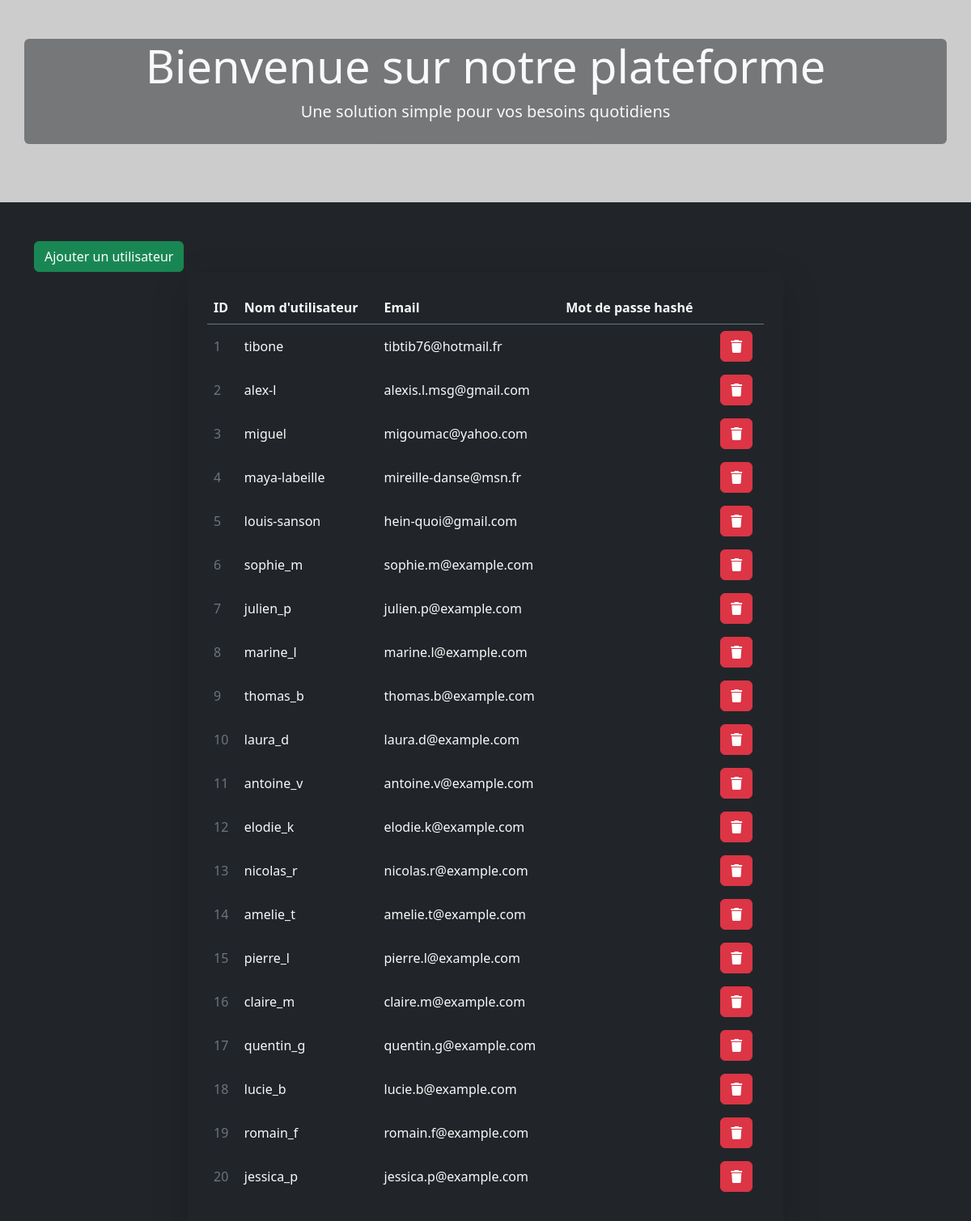
Page /Initial/1_PHP/EXEMPLE_ET_EP/13_BONUS/ajout-suppression-affichage/index.php on the committed database.
### tables this page shows
CREATE TABLE users (
    id INTEGER PRIMARY KEY AUTO_INCREMENT,
    username VARCHAR(150) NOT NULL UNIQUE,
    email VARCHAR(255) NOT NULL UNIQUE,
    password VARCHAR(255) NOT NULL,
    created_at TIMESTAMP NOT NULL DEFAULT CURRENT_TIMESTAMP,
    updated_at TIMESTAMP NOT NULL DEFAULT CURRENT_TIMESTAMP
);

### Initial/1_PHP/EXEMPLE_ET_EP/13_BONUS/ajout-suppression-affichage/fonction_bdd.php (called while the page is built, shortened)
<?php
function recupererUtilisateurs(PDO $connexionBDD){
    try {
        $requete = $connexionBDD->prepare('SELECT * from users');
        $requete->execute();
        return $requete->fetchAll(PDO::FETCH_ASSOC);
    } catch (\Throwable $th) {
        die($th);
    }
}

### Initial/1_PHP/EXEMPLE_ET_EP/13_BONUS/ajout-suppression-affichage/index.php (the view, shortened to what this page needs)
<?php
require_once('./fonction_bdd.php');
$connexionBDD = connexionBDD();
$utilisateurs = recupererUtilisateurs($connexionBDD);
require_once('./header.php');
?>
<main class="container">
    <a href="./form.php" class="btn btn-success">Ajouter un utilisateur</a>
    <div class="row justify-content-center">
        <div class="col-lg-8">
            <div class="rounded-3 p-4 shadow-lg">
                <table class="table table-dark table-hover table-borderless">
                    <thead class="border-bottom border-secondary">
                        <tr>
                            <th scope="col" class="text-light">ID</th>
                            <th scope="col" class="text-light">Nom d'utilisateur</th>
                            <th scope="col" class="text-light">Email</th>
                            <th scope="col" class="text-light">Mot de passe hashé</th>
                            <th scope="col" class="text-light"></th>
                        </tr>
                    </thead>
                    <tbody>
                        <?php foreach ($utilisateurs as $utilisateur): ?>
                            <tr class="align-middle">
                                <td class="text-secondary"><?= $utilisateur['id'] ?></td>
                                <td class="text-light"><?= $utilisateur['username'] ?></td>
                                <td class="text-light"><?= $utilisateur['email'] ?></td>
                                <td class="text-truncate text-secondary" style="max-width: 150px;">
                                </td>
                                <td>
                                    <a href="./supprimer.php?id=<?= $utilisateur['id'] ?>" class="btn btn-danger"><i class="fa-solid fa-trash"></i></a>
                                </td>
                            </tr>
                        <?php endforeach; ?>
                    </tbody>
                </table>
            </div>
        </div>
    </div>
</main>
</body>
</html>

### Initial/1_PHP/EXEMPLE_ET_EP/13_BONUS/ajout-suppression-affichage/header.php (shortened to what this page needs)
<!DOCTYPE html>
<html lang="fr">
<head>
    <link rel="stylesheet" href="https://cdn.jsdelivr.net/npm/bootstrap@5.3.3/dist/css/bootstrap.min.css">
    <link rel="stylesheet" href="https://cdnjs.cloudflare.com/ajax/libs/font-awesome/6.7.2/css/all.min.css">
</head>
<body class="bg-dark">
    <header class="hero text-center py-5 mb-5">
        <div class="container bg-dark bg-opacity-50 rounded">
            <h1 class="display-4 text-light fw-light">Bienvenue sur notre plateforme</h1>
            <p class="lead text-light">Une solution simple pour vos besoins quotidiens</p>
            <div class="border-top border-secondary w-25 mx-auto my-4"></div>
        </div>
    </header>

### Initial/1_PHP/EXEMPLE_ET_EP/13_BONUS/ajout-suppression-affichage/header.php (style rules this page uses)
.hero { background-image: url('https://picsum.photos/1600/400'); height: 50%; background-position: center; background-repeat: no-repeat; background-size: cover; position: relative; }

### rows in the picture
users: id "1", username "tibone", email "tibtib76@hotmail.fr"
users: id "2", username "alex-l", email "alexis.l.msg@gmail.com"
users: id "3", username "miguel", email "migoumac@yahoo.com"
users: id "4", username "maya-labeille", email "mireille-danse@msn.fr"
users: id "5", username "louis-sanson", email "hein-quoi@gmail.com"
users: id "6", username "sophie_m", email "sophie.m@example.com"
users: id "7", username "julien_p", email "julien.p@example.com"
users: id "8", username "marine_l", email "marine.l@example.com"
users: id "9", username "thomas_b", email "thomas.b@example.com"
users: id "10", username "laura_d", email "laura.d@example.com"
users: id "11", username "antoine_v", email "antoine.v@example.com"
users: id "12", username "elodie_k", email "elodie.k@example.com"
users: id "13", username "nicolas_r", email "nicolas.r@example.com"
users: id "14", username "amelie_t", email "amelie.t@example.com"
users: id "15", username "pierre_l", email "pierre.l@example.com"
users: id "16", username "claire_m", email "claire.m@example.com"
users: id "17", username "quentin_g", email "quentin.g@example.com"
users: id "18", username "lucie_b", email "lucie.b@example.com"
users: id "19", username "romain_f", email "romain.f@example.com"
users: id "20", username "jessica_p", email "jessica.p@example.com"
